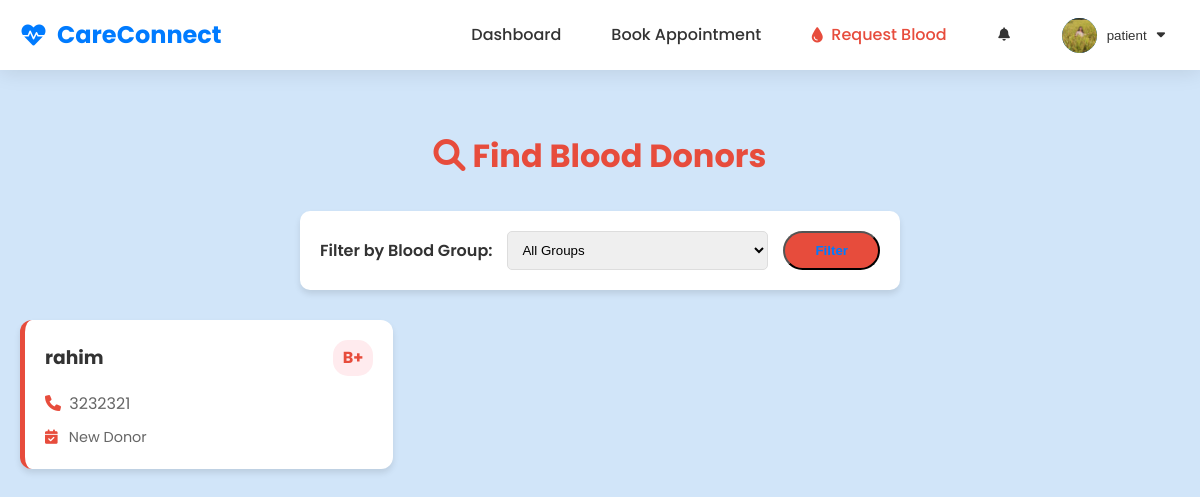
/blood-bank/donors/ (signed in), run on the app's committed database.
### core/models.py (models this page shows, shortened)
class User(AbstractUser):
    is_patient = models.BooleanField(default=False)
    is_doctor = models.BooleanField(default=False)
    groups = models.ManyToManyField(
        'auth.Group',
        verbose_name='groups',
        blank=True,
        help_text='The groups this user belongs to. A user will get all permissions granted to each of their groups.',
        related_name="custom_user_set",
        related_query_name="user",
    )
    user_permissions = models.ManyToManyField(
        'auth.Permission',
        verbose_name='user permissions',
        blank=True,
        help_text='Specific permissions for this user.',
        related_name="custom_user_set",
        related_query_name="user",
    )

### patient/models.py (models this page shows, shortened)
class PatientProfile(models.Model):
    user = models.OneToOneField(settings.AUTH_USER_MODEL, on_delete=models.CASCADE, related_name='patient_profile')
    address = models.TextField()
    phone_number = models.CharField(max_length=15)
    profile_pic = models.ImageField(upload_to='profile_pics/patient/', blank=True, null=True)

### blood_bank/models.py (models this page shows, shortened)
class BloodDonor(models.Model):
    BLOOD_GROUPS = BloodInventory.BLOOD_GROUPS
    STATUS_CHOICES = (
        ('pending', 'Pending'),
        ('approved', 'Approved'),
        ('rejected', 'Rejected'),
    )
    user = models.ForeignKey(settings.AUTH_USER_MODEL, on_delete=models.SET_NULL, null=True, blank=True)
    name = models.CharField(max_length=100, default="Anonymous")
    blood_group = models.CharField(max_length=5, choices=BLOOD_GROUPS)
    contact_number = models.CharField(max_length=15)
    last_donation_date = models.DateField(null=True, blank=True)
    is_anonymous = models.BooleanField(default=False)
    status = models.CharField(max_length=20, choices=STATUS_CHOICES, default='approved')

### blood_bank/views.py (the view)
# urls.py: path('donors/', views.find_donors, name='find_donors'),
def find_donors(request):
    blood_group = request.GET.get('blood_group')
    donors = BloodDonor.objects.filter(is_anonymous=False, status='approved')
    if blood_group:
        donors = donors.filter(blood_group=blood_group)
    return render(request, 'blood_bank/find_donors.html', {
        'donors': donors,
        'current_filter': blood_group
    })

### templates/blood_bank/find_donors.html (shortened to what this page needs)
{% extends 'base.html' %}
{% block content %}
<div class="container" style="padding: 40px 20px;">
    <h1 style="text-align: center; color: #e74c3c; margin-bottom: 30px;"><i class="fas fa-search"></i> Find Blood Donors
    </h1>
    <div
        style="background: white; padding: 20px; border-radius: 10px; box-shadow: var(--shadow); margin-bottom: 30px; max-width: 600px; margin-left: auto; margin-right: auto;">
        <form method="get" style="display: flex; gap: 15px; align-items: center; flex-wrap: wrap;">
            <label style="font-weight: 600;">Filter by Blood Group:</label>
            <select name="blood_group" style="flex: 1; padding: 10px; border: 1px solid #ddd; border-radius: 5px;">
                <option value="">All Groups</option>
            </select>
            <button type="submit" class="btn" style="background-color: #e74c3c;">Filter</button>
        </form>
    </div>
    {% if donors %}
    <div style="display: grid; grid-template-columns: repeat(auto-fill, minmax(280px, 1fr)); gap: 20px;">
        {% for donor in donors %}
        <div
            style="background: white; border-radius: 12px; box-shadow: var(--shadow); overflow: hidden; border-left: 5px solid #e74c3c;">
            <div style="padding: 20px;">
                <div style="display: flex; justify-content: space-between; align-items: center; margin-bottom: 15px;">
                    <h3 style="margin: 0; color: #333;">{{ donor.name }}</h3>
                    <span
                        style="background: #ffebee; color: #e74c3c; padding: 5px 10px; border-radius: 15px; font-weight: 700;">
                        {{ donor.blood_group }}
                    </span>
                </div>
                <p style="color: #666; margin-bottom: 10px;"><i class="fas fa-phone"
                        style="color: #e74c3c; width: 20px;"></i> {{ donor.contact_number }}</p>
                {% if donor.last_donation_date %}
                <p style="color: #666; font-size: 0.9rem;"><i class="fas fa-calendar-check"
                        style="color: #e74c3c; width: 20px;"></i> Last Donated: {{ donor.last_donation_date }}</p>
                {% else %}
                <p style="color: #666; font-size: 0.9rem;"><i class="fas fa-calendar-check"
                        style="color: #e74c3c; width: 20px;"></i> New Donor</p>
                {% endif %}
            </div>
        </div>
        {% endfor %}
    </div>
    {% else %}
    <div style="text-align: center; padding: 50px; color: #666;">
        <i class="fas fa-users-slash fa-3x" style="margin-bottom: 20px; color: #ccc;"></i>
        <p>No donors found matching your criteria.</p>
    </div>
    {% endif %}
</div>
{% endblock %}

### templates/navbar.html (shortened to what this page needs)
<nav class="navbar">
    <div class="container">
        <a href="{% url 'home' %}" class="logo">
            <i class="fas fa-heartbeat"></i> CareConnect
        </a>
        <ul class="nav-links">
            {% if user.is_authenticated %}
            {% if user.is_patient %}
            <li><a href="{% url 'patient_dashboard' %}">Dashboard</a></li>
            <li><a href="{% url 'book_appointment' %}">Book Appointment</a></li>
            <li>
                <a href="{% url 'request_blood' %}" class="blood-bank-link">
                    <i class="fas fa-tint"></i> Request Blood
                </a>
            </li>
            {% elif user.is_doctor %}
            <li><a href="{% url 'doctor_dashboard' %}">Dashboard</a></li>
            {% elif user.is_superuser %}
            <li><a href="{% url 'admin_dashboard' %}">Admin Dashboard</a></li>
            {% endif %}
            <li class="notification-container" id="notificationContainer">
                <button class="notification-trigger" id="notificationTrigger">
                    <i class="fas fa-bell"></i>
                </button>
            </li>
            <li class="user-dropdown">
                <button class="user-trigger" id="userTrigger">
                    <span class="user-avatar">
                        {% if user.patient_profile.profile_pic %}
                        <img src="{{ user.patient_profile.profile_pic.url }}" alt="{{ user.username }}">
                        {% elif user.doctor_profile.profile_pic %}
                        <img src="{{ user.doctor_profile.profile_pic.url }}" alt="{{ user.username }}">
                        {% else %}
                        <i class="fas fa-user"></i>
                        {% endif %}
                    </span>
                    <span class="username">{{ user.username }}</span>
                    <i class="fas fa-caret-down"></i>
                </button>
            </li>
            {% endif %}
        </ul>
    </div>
</nav>

### static/css/style.css (style rules this page uses)
:root { --primary-color: #007bff; --secondary-color: #28a745; --accent-color: #17a2b8; --text-color: #333; --light-bg: #f8f9fa; --dark-bg: #343a40; --white: #ffffff; --shadow: 0 4px 6px rgba(0, 0, 0, 0.1); --transition: all 0.3s ease; --navbar-height: 70px; }
* { margin: 0; padding: 0; box-sizing: border-box; }
body { font-family: 'Poppins', sans-serif; line-height: 1.6; color: var(--text-color); background-color: var(--light-bg); display: flex; flex-direction: column; min-height: 100vh; padding-top: var(--navbar-height); }
.navbar { background-color: var(--white); box-shadow: var(--shadow); position: fixed; top: 0; left: 0; right: 0; z-index: 1000; height: var(--navbar-height); }
.navbar .container { display: flex; justify-content: space-between; align-items: center; max-width: 1200px; margin: 0 auto; padding: 0 20px; height: 100%; }
.container { max-width: 1200px; margin: 0 auto; padding: 0 20px; width: 100%; }
:root { --primary-color: #007bff; --secondary-color: #28a745; --accent-color: #17a2b8; --text-color: #333; --light-bg: #f8f9fa; --dark-bg: #343a40; --white: #ffffff; --shadow: 0 4px 6px rgba(0, 0, 0, 0.1); --transition: all 0.3s ease; }
body { font-family: 'Poppins', sans-serif; line-height: 1.6; color: var(--text-color); background-color: var(--light-bg); display: flex; flex-direction: column; min-height: 100vh; }
a { text-decoration: none; color: inherit; }
ul { list-style: none; }
.navbar { background-color: var(--white); box-shadow: var(--shadow); position: sticky; top: 0; z-index: 1000; }
.navbar .container { display: flex; justify-content: space-between; align-items: center; max-width: 1200px; margin: 0 auto; padding: 0 20px; }
.logo { font-size: 1.5rem; font-weight: 700; color: var(--primary-color); }
.nav-links { display: flex; gap: 20px; }
.nav-links a { font-weight: 500; transition: var(--transition); }
.container { max-width: 1200px; margin: 0 auto; padding: 0 20px; }
.btn { display: inline-block; padding: 10px 30px; background-color: var(--white); color: var(--primary-color); border-radius: 25px; font-weight: 600; transition: var(--transition); animation: bounce 2s infinite; }

### templates/navbar.html (style rules this page uses)
.navbar { background: var(--white); box-shadow: 0 2px 20px rgba(0, 0, 0, 0.1); position: fixed; top: 0; left: 0; right: 0; z-index: 1000; backdrop-filter: blur(10px); }
.navbar .container { max-width: 1200px; margin: 0 auto; padding: 0 20px; display: flex; align-items: center; justify-content: space-between; height: 70px; }
.logo { font-size: 1.5rem; font-weight: 700; color: var(--primary-color); text-decoration: none; display: flex; align-items: center; gap: 10px; transition: transform 0.3s ease; }
.nav-links { display: flex; align-items: center; gap: 20px; list-style: none; margin: 0; padding: 0; }
.nav-links li { position: relative; }
.nav-links a { color: var(--text-color); text-decoration: none; font-weight: 500; padding: 10px 15px; border-radius: 8px; transition: all 0.3s ease; display: flex; align-items: center; gap: 8px; }
.blood-bank-link { color: #e74c3c !important; font-weight: 600; }
.notification-container { position: relative; }
.notification-trigger { background: none; border: none; padding: 10px; border-radius: 50%; cursor: pointer; position: relative; transition: all 0.3s ease; color: var(--text-color); display: flex; align-items: center; justify-content: center; width: 45px; height: 45px; }
.user-dropdown { position: relative; }
.user-trigger { background: none; border: none; padding: 8px 15px; border-radius: 25px; cursor: pointer; transition: all 0.3s ease; display: flex; align-items: center; gap: 10px; color: var(--text-color); font-weight: 500; }
.user-avatar { width: 35px; height: 35px; border-radius: 50%; background: var(--primary-color); display: flex; align-items: center; justify-content: center; color: white; overflow: hidden; }
.user-avatar img { width: 100%; height: 100%; object-fit: cover; }

### data on the page
User: patient_profile.profile_pic (picture), username "patient"
BloodDonor: name "rahim", blood_group "B+", contact_number "3232321", shows "New Donor"
